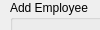
      <widget class="QWidget" name="page_3">
       <property name="geometry">
        <rect>
         <x>0</x>
         <y>0</y>
         <width>100</width>
         <height>30</height>
        </rect>
       </property>
       <attribute name="label">
        <string>Add Employee</string>
       </attribute>
       <widget class="QGroupBox" name="groupBox_5">
        <property name="geometry">
         <rect>
          <x>10</x>
          <y>0</y>
          <width>541</width>
          <height>431</height>
         </rect>
        </property>
        <property name="title">
         <string>Add Employee</string>
        </property>
        <widget class="QPushButton" name="pushButton_29">
         <property name="enabled">
          <bool>false</bool>
         </property>
         <property name="geometry">
          <rect>
           <x>260</x>
           <y>380</y>
           <width>161</width>
           <height>31</height>
          </rect>
         </property>
         <property name="text">
          <string>Add Employee</string>
         </property>
        </widget>
        <widget class="QComboBox" name="comboBox_21">
         <property name="geometry">
          <rect>
           <x>211</x>
           <y>199</y>
           <width>300</width>
           <height>32</height>
          </rect>
         </property>
        </widget>
        <widget class="QLabel" name="label_49">
         <property name="geometry">
          <rect>
           <x>50</x>
           <y>200</y>
           <width>100</width>
           <height>20</height>
          </rect>
         </property>
         <property name="font">
          <font>
           <weight>75</weight>
           <bold>true</bold>
          </font>
         </property>
         <property name="text">
          <string>Branch</string>
         </property>
        </widget>
        <widget class="QLabel" name="label_43">
         <property name="geometry">
          <rect>
           <x>50</x>
           <y>40</y>
           <width>100</width>
           <height>31</height>
          </rect>
         </property>
         <property name="font">
          <font>
           <weight>75</weight>
           <bold>true</bold>
          </font>
         </property>
         <property name="text">
          <string>Employee Name</string>
         </property>
        </widget>
        <widget class="QLabel" name="label_44">
         <property name="geometry">
          <rect>
           <x>50</x>
           <y>80</y>
           <width>100</width>
           <height>21</height>
          </rect>
         </property>
         <property name="font">
          <font>
           <weight>75</weight>
           <bold>true</bold>
          </font>
         </property>
         <property name="text">
          <string>Employee Mali</string>
         </property>
        </widget>
        <widget class="QLabel" name="label_45">
         <property name="geometry">
          <rect>
           <x>50</x>
           <y>120</y>
           <width>100</width>
           <height>20</height>
          </rect>
         </property>
         <property name="font">
          <font>
           <weight>75</weight>
           <bold>true</bold>
          </font>
         </property>
         <property name="text">
          <string>Employee Phone</string>
         </property>
        </widget>
        <widget class="QLabel" name="label_46">
         <property name="geometry">
          <rect>
           <x>50</x>
           <y>160</y>
           <width>131</width>
           <height>16</height>
          </rect>
         </property>
         <property name="font">
          <font>
           <weight>75</weight>
           <bold>true</bold>
          </font>
         </property>
         <property name="text">
          <string> National ID</string>
         </property>
        </widget>
        <widget class="QLabel" name="label_47">
         <property name="geometry">
          <rect>
           <x>50</x>
           <y>240</y>
           <width>100</width>
           <height>21</height>
          </rect>
         </property>
         <property name="font">
          <font>
           <weight>75</weight>
           <bold>true</bold>
          </font>
         </property>
         <property name="text">
          <string>Periority</string>
         </property>
        </widget>
        <widget class="QLabel" name="label_62">
         <property name="geometry">
          <rect>
           <x>50</x>
           <y>280</y>
           <width>100</width>
           <height>20</height>
          </rect>
         </property>
         <property name="font">
          <font>
           <weight>75</weight>
           <bold>true</bold>
          </font>
         </property>
         <property name="text">
          <string>Password</string>
         </property>
        </widget>
        <widget class="QLabel" name="label_48">
         <property name="geometry">
          <rect>
           <x>50</x>
           <y>330</y>
           <width>100</width>
           <height>20</height>
          </rect>
         </property>
         <property name="font">
          <font>
           <weight>75</weight>
           <bold>true</bold>
          </font>
         </property>
         <property name="text">
          <string>Password again</string>
         </property>
        </widget>
        <widget class="QLineEdit" name="lineEdit_28">
         <property name="geometry">
          <rect>
           <x>212</x>
           <y>40</y>
           <width>300</width>
           <height>32</height>
          </rect>
         </property>
        </widget>
        <widget class="QLineEdit" name="lineEdit_35">
         <property name="geometry">
          <rect>
           <x>212</x>
           <y>80</y>
           <width>300</width>
           <height>32</height>
          </rect>
         </property>
        </widget>
        <widget class="QLineEdit" name="lineEdit_36">
         <property name="geometry">
          <rect>
           <x>212</x>
           <y>120</y>
           <width>300</width>
           <height>32</height>
          </rect>
         </property>
        </widget>
        <widget class="QLineEdit" name="lineEdit_37">
         <property name="geometry">
          <rect>
           <x>212</x>
           <y>160</y>
           <width>300</width>
           <height>32</height>
          </rect>
         </property>
        </widget>
        <widget class="QLineEdit" name="lineEdit_39">
         <property name="geometry">
          <rect>
           <x>212</x>
           <y>280</y>
           <width>300</width>
           <height>32</height>
          </rect>
         </property>
         <property name="echoMode">
          <enum>QLineEdit::Password</enum>
         </property>
         <property name="dragEnabled">
          <bool>false</bool>
         </property>
        </widget>
        <widget class="QLineEdit" name="lineEdit_40">
         <property name="geometry">
          <rect>
           <x>212</x>
           <y>320</y>
           <width>300</width>
           <height>32</height>
          </rect>
         </property>
         <property name="echoMode">
          <enum>QLineEdit::Password</enum>
         </property>
         <property name="dragEnabled">
          <bool>false</bool>
         </property>
        </widget>
        <widget class="QComboBox" name="comboBox_23">
         <property name="geometry">
          <rect>
           <x>212</x>
           <y>240</y>
           <width>300</width>
           <height>32</height>
          </rect>
         </property>
         <item>
          <property name="text">
           <string>1</string>
          </property>
         </item>
         <item>
          <property name="text">
           <string>2</string>
          </property>
         </item>
         <item>
          <property name="text">
           <string>3</string>
          </property>
         </item>
         <item>
          <property name="text">
           <string>4</string>
          </property>
         </item>
         <item>
          <property name="text">
           <string>5</string>
          </property>
         </item>
         <item>
          <property name="text">
           <string>6</string>
          </property>
         </item>
         <item>
          <property name="text">
           <string>7</string>
          </property>
         </item>
         <item>
          <property name="text">
           <string>8</string>
          </property>
         </item>
         <item>
          <property name="text">
           <string>9</string>
          </property>
         </item>
         <item>
          <property name="text">
           <string>10</string>
          </property>
         </item>
        </widget>
       </widget>
       <widget class="QGroupBox" name="groupBox_6">
        <property name="geometry">
         <rect>
          <x>600</x>
          <y>0</y>
          <width>508</width>
          <height>431</height>
         </rect>
        </property>
        <property name="title">
         <string>Edit And Delete Employee</string>
        </property>
        <widget class="QLabel" name="label_59">
         <property name="geometry">
          <rect>
           <x>30</x>
           <y>61</y>
           <width>96</width>
           <height>20</height>
          </rect>
         </property>
         <property name="font">
          <font>
           <weight>75</weight>
           <bold>true</bold>
          </font>
         </property>
         <property name="text">
          <string>Password</string>
         </property>
        </widget>
        <widget class="QLabel" name="label_55">
         <property name="geometry">
          <rect>
           <x>30</x>
           <y>29</y>
           <width>96</width>
           <height>20</height>
          </rect>
         </property>
         <property name="font">
          <font>
           <weight>75</weight>
           <bold>true</bold>
          </font>
         </property>
         <property name="text">
          <string>User Name</string>
         </property>
        </widget>
        <widget class="QPushButton" name="pushButton_32">
         <property name="geometry">
          <rect>
           <x>220</x>
           <y>111</y>
           <width>100</width>
           <height>30</height>
          </rect>
         </property>
         <property name="text">
          <string>Check</string>
         </property>
        </widget>
        <widget class="QComboBox" name="comboBox_22">
         <property name="enabled">
          <bool>true</bool>
         </property>
         <property name="geometry">
          <rect>
           <x>220</x>
           <y>190</y>
           <width>235</width>
           <height>30</height>
          </rect>
         </property>
         <item>
          <property name="text">
           <string/>
          </property>
         </item>
        </widget>
        <widget class="QPushButton" name="pushButton_30">
         <property name="enabled">
          <bool>false</bool>
         </property>
         <property name="geometry">
          <rect>
           <x>260</x>
           <y>388</y>
           <width>158</width>
           <height>31</height>
          </rect>
         </property>
         <property name="text">
          <string>Save Employee Data</string>
         </property>
        </widget>
        <widget class="QPushButton" name="pushButton_41">
         <property name="geometry">
          <rect>
           <x>349</x>
           <y>110</y>
           <width>111</width>
           <height>30</height>
          </rect>
         </property>
         <property name="text">
          <string>Forget Password</string>
         </property>
        </widget>
        <widget class="QLineEdit" name="lineEdit_41">
         <property name="geometry">
          <rect>
           <x>218</x>
           <y>34</y>
           <width>235</width>
           <height>28</height>
          </rect>
         </property>
         <property name="styleSheet">
          <string notr="true"/>
         </property>
        </widget>
        <widget class="QLineEdit" name="lineEdit_42">
         <property name="geometry">
          <rect>
           <x>218</x>
           <y>66</y>
           <width>235</width>
           <height>28</height>
          </rect>
         </property>
         <property name="styleSheet">
          <string notr="true"/>
         </property>
         <property name="echoMode">
          <enum>QLineEdit::Password</enum>
         </property>
        </widget>
        <widget class="QLineEdit" name="lineEdit_43">
         <property name="enabled">
          <bool>true</bool>
         </property>
         <property name="geometry">
          <rect>
           <x>218</x>
           <y>150</y>
           <width>235</width>
           <height>28</height>
          </rect>
         </property>
         <property name="styleSheet">
          <string notr="true"/>
         </property>
        </widget>
        <widget class="QLineEdit" name="lineEdit_48">
         <property name="enabled">
          <bool>true</bool>
         </property>
         <property name="geometry">
          <rect>
           <x>218</x>
           <y>350</y>
           <width>235</width>
           <height>28</height>
          </rect>
         </property>
         <property name="styleSheet">
          <string notr="true"/>
         </property>
        </widget>
        <widget class="QLineEdit" name="lineEdit_45">
         <property name="enabled">
          <bool>true</bool>
         </property>
         <property name="geometry">
          <rect>
           <x>218</x>
           <y>230</y>
           <width>235</width>
           <height>28</height>
          </rect>
         </property>
         <property name="styleSheet">
          <string notr="true"/>
         </property>
        </widget>
        <widget class="QLabel" name="label_58">
         <property name="geometry">
          <rect>
           <x>30</x>
           <y>275</y>
           <width>131</width>
           <height>20</height>
          </rect>
         </property>
         <property name="font">
          <font>
           <weight>75</weight>
           <bold>true</bold>
          </font>
         </property>
         <property name="text">
          <string>Employee National_id</string>
         </property>
        </widget>
        <widget class="QLineEdit" name="lineEdit_46">
         <property name="enabled">
          <bool>true</bool>
         </property>
         <property name="geometry">
          <rect>
           <x>218</x>
           <y>270</y>
           <width>235</width>
           <height>28</height>
          </rect>
         </property>
         <property name="styleSheet">
          <string notr="true"/>
         </property>
        </widget>
        <widget class="QLabel" name="label_56">
         <property name="geometry">
          <rect>
           <x>30</x>
           <y>153</y>
           <width>96</width>
           <height>20</height>
          </rect>
         </property>
         <property name="font">
          <font>
           <weight>75</weight>
           <bold>true</bold>
          </font>
         </property>
         <property name="text">
          <string>Employee Name</string>
         </property>
        </widget>
        <widget class="QLabel" name="label_50">
         <property name="geometry">
          <rect>
           <x>30</x>
           <y>190</y>
           <width>96</width>
           <height>20</height>
          </rect>
         </property>
         <property name="font">
          <font>
           <weight>75</weight>
           <bold>true</bold>
          </font>
         </property>
         <property name="text">
          <string>Branch</string>
         </property>
        </widget>
        <widget class="QLabel" name="label_57">
         <property name="geometry">
          <rect>
           <x>30</x>
           <y>235</y>
           <width>96</width>
           <height>20</height>
          </rect>
         </property>
         <property name="font">
          <font>
           <weight>75</weight>
           <bold>true</bold>
          </font>
         </property>
         <property name="text">
          <string>Employee Phone</string>
         </property>
        </widget>
        <widget class="QLabel" name="label_63">
         <property name="geometry">
          <rect>
           <x>30</x>
           <y>313</y>
           <width>96</width>
           <height>20</height>
          </rect>
         </property>
         <property name="font">
          <font>
           <weight>75</weight>
           <bold>true</bold>
          </font>
         </property>
         <property name="text">
          <string>Periority</string>
         </property>
        </widget>
        <widget class="QLabel" name="label_60">
         <property name="geometry">
          <rect>
           <x>30</x>
           <y>355</y>
           <width>96</width>
           <height>20</height>
          </rect>
         </property>
         <property name="font">
          <font>
           <weight>75</weight>
           <bold>true</bold>
          </font>
         </property>
         <property name="text">
          <string>New Password</string>
         </property>
        </widget>
        <widget class="QComboBox" name="comboBox_24">
         <property name="enabled">
          <bool>true</bool>
         </property>
         <property name="geometry">
          <rect>
           <x>220</x>
           <y>310</y>
           <width>235</width>
           <height>30</height>
          </rect>
         </property>
         <item>
          <property name="text">
           <string/>
          </property>
         </item>
         <item>
          <property name="text">
           <string>1</string>
          </property>
         </item>
         <item>
          <property name="text">
           <string>2</string>
          </property>
         </item>
         <item>
          <property name="text">
           <string>3</string>
          </property>
         </item>
         <item>
          <property name="text">
           <string>4</string>
          </property>
         </item>
         <item>
          <property name="text">
           <string>5</string>
          </property>
         </item>
         <item>
          <property name="text">
           <string>6</string>
          </property>
         </item>
         <item>
          <property name="text">
           <string>7</string>
          </property>
         </item>
         <item>
          <property name="text">
           <string>8</string>
          </property>
         </item>
         <item>
          <property name="text">
           <string>9</string>
          </property>
         </item>
         <item>
          <property name="text">
           <string>10</string>
          </property>
         </item>
        </widget>
        <widget class="QPushButton" name="pushButton_43">
         <property name="enabled">
          <bool>false</bool>
         </property>
         <property name="geometry">
          <rect>
           <x>80</x>
           <y>389</y>
           <width>158</width>
           <height>31</height>
          </rect>
         </property>
         <property name="text">
          <string>Delete Employee</string>
         </property>
        </widget>
       </widget>
      </widget>
